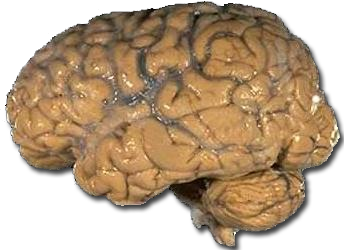
#> input picture site-src/brain_nih.png, 344 x 250 px
$ python build_brain_points.py
#> lines starting #> are read from the running program, lines starting #| are printed output that depends on the picture
import json
import pathlib
import random
from PIL import Image, ImageDraw

SRC = pathlib.Path(__file__).resolve().parent
random.seed(42)

img = Image.open(SRC / "brain_nih.png").convert("RGB")
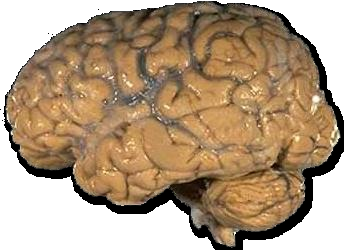
#> img: PIL image 344x250 RGB; mean R, G, B 177.5, 154.2, 128.2
W, H = img.size
#> W = 344; H = 250
px = img.load()

# brain mask: beige/saturated pixels (excludes white bg and gray drop shadow)
def is_brain(r, g, b):
    mx, mn = max(r, g, b), min(r, g, b)
    if mx > 245 and mn > 235:          # white background
        return False
    sat = (mx - mn) / max(mx, 1)
    return sat > 0.12 and r > g > b * 0.9   # warm beige ordering

mask = []
lums = []
for y in range(H):
    for x in range(W):
        r, g, b = px[x, y]
        if is_brain(r, g, b):
            mask.append((x, y))
            lums.append(0.299 * r + 0.587 * g + 0.114 * b)

srt = sorted(lums)
p10, p92 = srt[int(len(srt) * 0.10)], srt[int(len(srt) * 0.92)]
print("mask px:", len(mask), "p10/p92:", round(p10), round(p92))
#| mask px: 56008 p10/p92: 85 168

# silhouette boundary: mask pixels touching non-mask — gives the crisp outer edge
mask_set = set(mask)
boundary = [(x, y) for (x, y) in mask
            if (x - 1, y) not in mask_set or (x + 1, y) not in mask_set
            or (x, y - 1) not in mask_set or (x, y + 1) not in mask_set]
print("boundary px:", len(boundary))
#| boundary px: 1119

# 22% of points trace the silhouette; the rest follow gyri shading
# (ridges dense+bright, sulci nearly empty — the fold structure IS the contrast)
N = 6000
pts = []
idx = list(range(len(mask)))
n_edge = int(N * 0.22)
for _ in range(n_edge):
    x, y = random.choice(boundary)
    x += random.uniform(-1.5, 1.5); y += random.uniform(-1.5, 1.5)
    pts.append((x, y, random.uniform(0.7, 1.0), random.uniform(0.5, 0.9)))
while len(pts) < N:
    i = random.choice(idx)
    ln = max(0.0, min(1.0, (lums[i] - p10) / (p92 - p10)))
    if random.random() < ln ** 2.2 + 0.02:
        x, y = mask[i]
        k = 0.25 + 0.75 * ln ** 1.3             # draw brightness follows shading
        pts.append((x, y, k, ln))

# normalize to units ~[-16,16], preserve aspect
xs = [p[0] for p in pts]; ys = [p[1] for p in pts]
cx = (min(xs) + max(xs)) / 2; cy = (min(ys) + max(ys)) / 2
span = max(max(xs) - min(xs), max(ys) - min(ys)) / 2
scale = 16.0 / span

# clustered color patches: stable pseudo-random palette index per ~grid cell
PALETTE_W = [0.30, 0.22, 0.16, 0.12, 0.10, 0.10]  # amber, spark, court, sky, rose, peach
def cell_color(x, y):
    cxi, cyi = int(x // 26), int(y // 26)
    rnd = random.Random(cxi * 73856093 ^ cyi * 19349663)
    return rnd.choices(range(6), weights=PALETTE_W)[0]

out = []
for x, y, k, ln in pts:
    if ln > 0.82 and random.random() < 0.55:
        c = 6                                   # warm-white specular highlight on the brightest ridges
    elif random.random() > 0.12:
        c = cell_color(x, y)
    else:
        c = random.randrange(6)
    out.append([round((x - cx) * scale, 2), round((y - cy) * scale, 2), round(k, 2), c])
#> this loop made 6000 passes
#> (x, y, k, ln) on passes 1 to 3: (81.58, 23.33, 0.767, 0.795), (228.8, 245.8, 0.709, 0.587), (237.3, 228.2, 0.915, 0.781)

with open(SRC / "brainpts.json", "w") as f:
    json.dump(out, f, separators=(",", ":"))
print("points:", len(out), "json bytes:", len(json.dumps(out, separators=(',', ':'))))
#| points: 6000 json bytes: 119462

# preview render: triangles on black, roughly as the site draws them
PALETTE = ["#e87722", "#ffb829", "#35a87a", "#4e87b8", "#c14654", "#f0955a", "#f5efe6"]
pv = Image.new("RGB", (900, 700), "black")
#> pv: PIL image 900x700 RGB; every value is 0
d = ImageDraw.Draw(pv, "RGBA")
for ux, uy, k, c in out:
    sx = 450 + ux * 19
    sy = 340 + uy * 19
    s = random.uniform(1.1, 2.6)
    col = PALETTE[c]
    a = int(255 * k)
    rgb = tuple(int(col[i:i+2], 16) for i in (1, 3, 5)) + (a,)
    rot = random.uniform(0, 6.28)
    import math
    tri = [(sx + s * math.cos(rot + t), sy + s * math.sin(rot + t)) for t in (0, 2.09, 4.19)]
    d.polygon(tri, outline=rgb)
#> this loop made 6000 passes
#> (ux, uy, k, c) on passes 1 to 3: (-8.64, -9.59, 0.77, 0), (5.37, 11.59, 0.71, 5), (6.19, 9.91, 0.91, 1)
pv.save(SRC / "brain_preview.png")
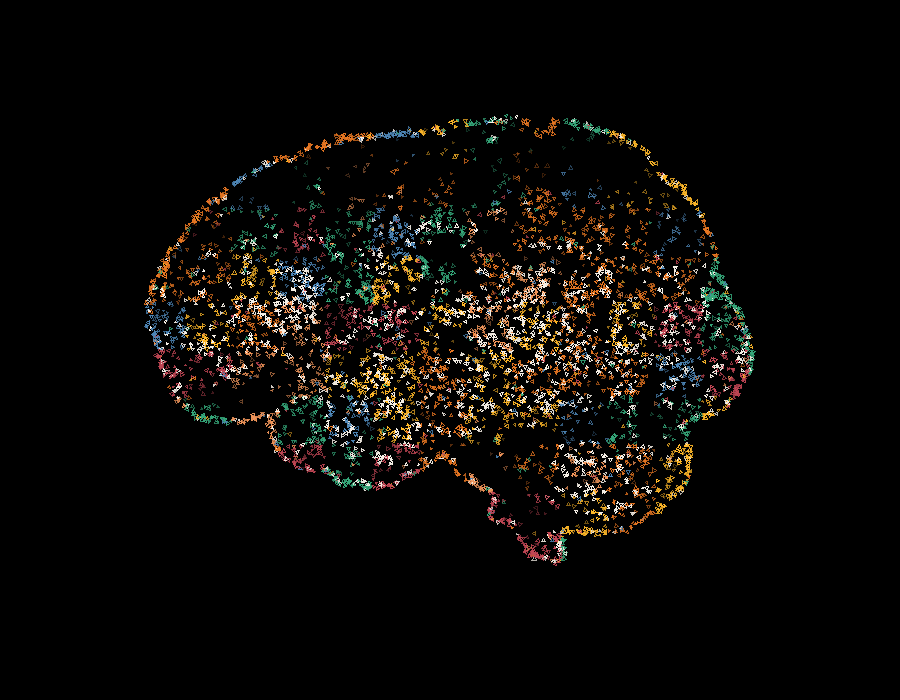
#> saved as brain_preview.png: PIL image 900x700 RGB; mean R, G, B 11.3, 9.3, 6.8
print("preview written")
